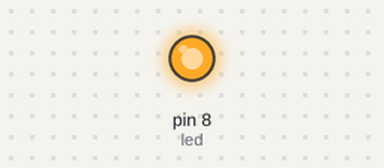
Recording of a sketch running on a simulated Arduino Uno, built with avr-gcc and run on an emulated ATmega328P. On the bench: output pins drawn as LEDs (lit = HIGH).

Above: at 1.2 s.
At 4.8 s:
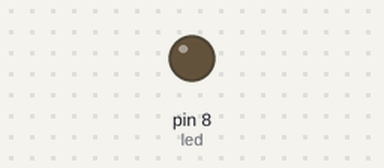
Timing chart, 0 to 7.5 s (numbered marks = the images above):
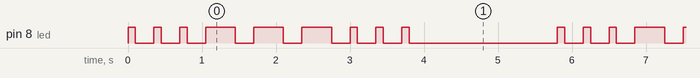

Measured:
- by itself, pin 8 (led): repeats every 5.8 s: 2 × (LOW 0.25 s, HIGH 0.10 s), 3 × (LOW 0.25 s, HIGH 0.40 s), 3 × (LOW 0.25 s, HIGH 0.10 s), LOW 2.0 s, HIGH 0.10 s
- by itself, everything shown: repeats every 5.8 s, in 18 steps

The sketch:

lamp.ino
```cpp
int led = 8;

void setup() {
  // put your setup code here, to run once:
pinMode(led, OUTPUT);
}

void loop() {
  // put your main code here, to run repeatedly:
digitalWrite(led, HIGH);
delay(100);
digitalWrite(led, LOW);
delay(250);
digitalWrite(led, HIGH);
delay(100);
digitalWrite(led, LOW);
delay(250);
digitalWrite(led, HIGH);
delay(100);
digitalWrite(led, LOW);
delay(250);

digitalWrite(led, HIGH);
delay(400);
digitalWrite(led, LOW);
delay(250);
digitalWrite(led, HIGH);
delay(400);
digitalWrite(led, LOW);
delay(250);
digitalWrite(led, HIGH);
delay(400);
digitalWrite(led, LOW);
delay(250);

digitalWrite(led, HIGH);
delay(100);
digitalWrite(led, LOW);
delay(250);
digitalWrite(led, HIGH);
delay(100);
digitalWrite(led, LOW);
delay(250);
digitalWrite(led, HIGH);
delay(100);
digitalWrite(led, LOW);
delay(2000);
}
```
